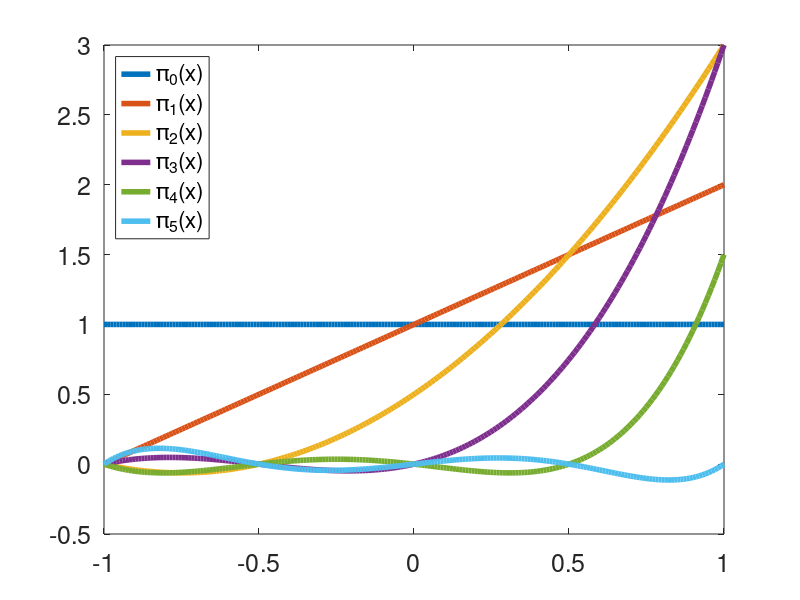

The MATLAB source for this figure:
close all
clear all
clc

% % % % % % Set some of the plotting options to defaults that I prefer: 

set(0,'DefaultAxesFontSize', 18)           
set(0,'DefaultTextFontSize', 18)
set(0,'DefaultLineLineWidth',4)
set(0,'DefaultAxesLineStyleOrder','-|-.|--|:')

x_0 = -1;
x_1 = -0.5;
x_2 = 0;
x_3 = 0.5
x_4 = 1;
% Construct the newton interpolating polynomials for these nodes.
mypi_0 = 1;

mypi_1 = @(x) 1.*(x-x_0);
mypi_2 = @(x) (x-x_0).*(x-x_1);
mypi_3 = @(x) (x-x_0).*(x-x_1).*(x-x_2);
mypi_4 = @(x) (x-x_0).*(x-x_1).*(x-x_2).*(x-x_3);
mypi_5 = @(x) (x-x_0).*(x-x_1).*(x-x_2).*(x-x_3).*(x-x_4);

x= linspace(-1,1,200);

plot(x,mypi_0*ones(size(x)))
hold on
plot(x,mypi_1(x))
plot(x,mypi_2(x))
plot(x,mypi_3(x))
plot(x,mypi_4(x))
plot(x,mypi_5(x))
legend('\pi_0(x)','\pi_1(x)','\pi_2(x)','\pi_3(x)','\pi_4(x)','\pi_5(x)','Location','NorthWest')
screen_size = get(0, 'ScreenSize');                                 % Grab the screen size

set(1, 'Position', [0 0 0.75*screen_size(3) 0.5*screen_size(4) ] ); % Resize the figure window
% % export_fig('NewtonPolys','-pdf','-nocrop') % save the plot as a pdf
